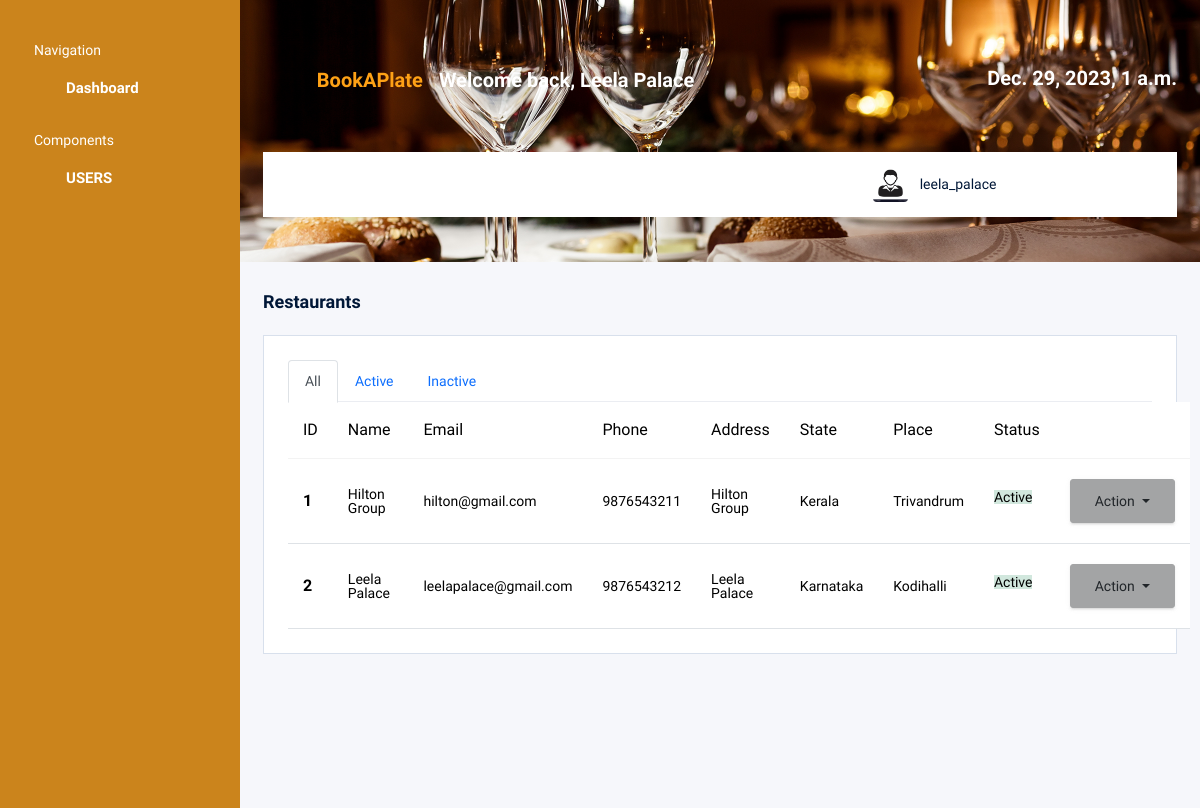
The app's page /admin_user/restaurant_list/ (signed in), older data.
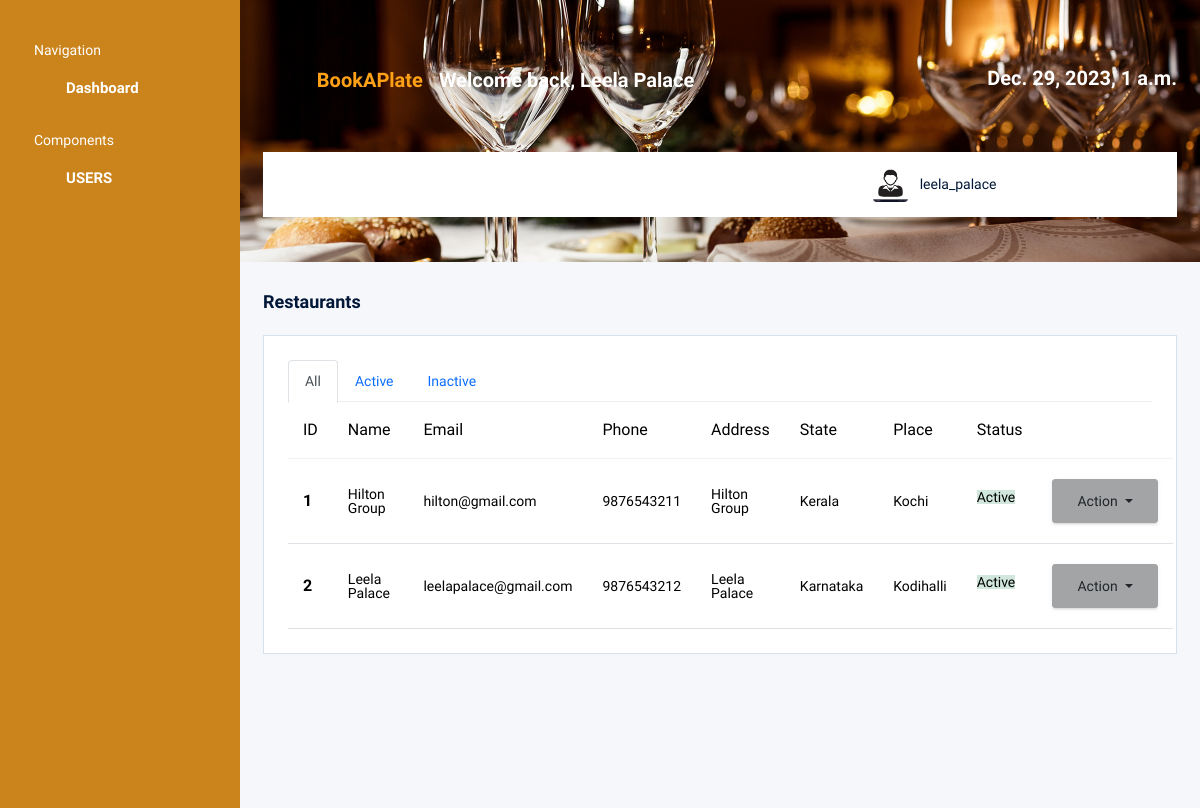
The same page, newer data.
### admin_workbench/models.py (models this page shows)
class Restaurant(models.Model):
    restaurant_id = models.AutoField(primary_key=True)
    phone = models.CharField(max_length=13, unique=True)
    address = models.CharField(max_length=100)
    place = models.CharField(max_length=100)
    STATES_CHOICES = [
    ('','Select State'),
    ('Andhra Pradesh', 'Andhra Pradesh'),
    ('Arunachal Pradesh', 'Arunachal Pradesh'),
    ('Assam', 'Assam'),
    ('Bihar', 'Bihar'),
    ('Chhattisgarh', 'Chhattisgarh'),
    ('Goa', 'Goa'),
    ('Gujarat', 'Gujarat'),
    ('Haryana', 'Haryana'),
    ('Himachal Pradesh', 'Himachal Pradesh'),
    ('Jharkhand', 'Jharkhand'),
    ('Karnataka', 'Karnataka'),
    ('Kerala', 'Kerala'),
    ('Madhya Pradesh', 'Madhya Pradesh'),
    ('Maharashtra', 'Maharashtra'),
    ('Manipur', 'Manipur'),
    ('Meghalaya', 'Meghalaya'),
    ('Mizoram', 'Mizoram'),
    ('Nagaland', 'Nagaland'),
    ('Odisha', 'Odisha'),
    ('Punjab', 'Punjab'),
    ('Rajasthan', 'Rajasthan'),
    ('Sikkim', 'Sikkim'),
    ('Tamil Nadu', 'Tamil Nadu'),
    ('Telangana', 'Telangana'),
    ('Tripura', 'Tripura'),
    ('Uttar Pradesh', 'Uttar Pradesh'),
    ('Uttarakhand', 'Uttarakhand'),
    ('West Bengal', 'West Bengal')
]
    state = models.CharField(max_length=100, choices=STATES_CHOICES, default='Kerala')
    status = models.CharField(max_length=10, default='Inactive')
    profile_photo = models.ImageField(upload_to='restaurant_profile/', null=True)
    pancard = models.ImageField(upload_to='business_pan/', null=True)
    description = models.TextField()
    fssai_registration_number = models.DecimalField(max_digits=14, unique=True, decimal_places=0)
    license_number = models.CharField(max_length=100, unique=True)
    user = models.OneToOneField(User, on_delete=models.CASCADE)

### admin_workbench/views.py (the view)
# urls.py: path('restaurant_list/',RestaurantListView,name='restaurant_list'),
@login_required
def RestaurantListView(request):
    logged_user=request.user
    restaurants= Restaurant.objects.all()
    active_restaurants=Restaurant.objects.filter(status='Active')
    inactive_restaurants= Restaurant.objects.filter(status='Inactive')
    context= {
        'restaurants': restaurants,
        'active_restaurants': active_restaurants,
        'inactive_restaurants': inactive_restaurants,
        'today':datetime.now(),
        'logged_user':logged_user,
    }
    return render(request,'admin_workbench/restaurant_list.html',context)

### admin_workbench/templates/admin_workbench/restaurant_list.html (shortened to what this page needs)
{% extends 'admin_workbench/base.html'%}
{% block content %}
<div class="content-wrapper">
          <div class="row">
            <div class="col-md-12 grid-margin">
              <h5 class="card-title fw-semibold mb-4">Restaurants</h5>
              <div class="card">
                <div class="card-body p-4">
                  <ul class="nav nav-tabs" id="myTab" role="tablist">
  <li class="nav-item" role="presentation">
    <button class="nav-link active" id="all-tab" data-bs-toggle="tab" data-bs-target="#all" type="button" role="tab" aria-controls="all" aria-selected="true">All</button>
  </li>
  <li class="nav-item" role="presentation">
    <button class="nav-link" id="active-tab" data-bs-toggle="tab" data-bs-target="#profile" type="button" role="tab" aria-controls="profile" aria-selected="false">Active</button>
  </li>
  <li class="nav-item" role="presentation">
    <button class="nav-link" id="inactive-tab" data-bs-toggle="tab" data-bs-target="#inactive" type="button" role="tab" aria-controls="inactive" aria-selected="false">Inactive</button>
  </li>
</ul>
<div class="tab-content" id="myTabContent">
  <div class="tab-pane fade show active" id="all" role="tabpanel" aria-labelledby="all-tab">
    <div class="table-responsive-sm">
    <table class="table table-hover ">
    <thead>
    <tr>
      <th scope="col">ID</th>
      <th scope="col">Name</th>
      <th scope="col">Email</th>
      <th scope="col">Phone</th>
      <th scope="col">Address</th>
      <th scope="col">State</th>
      <th scope="col">Place</th>
      <th scope="col">Status</th>
      <th scope="col"></th>
    </tr>
  </thead>
  <tbody>
    {% if restaurants %}
    {% for restaurant in restaurants %}
    <tr>
      <th scope="row">{{ restaurant.restaurant_id }}</th>
      <td>{{restaurant.user.first_name}}&nbsp;{{restaurant.user.last_name}}</td>
      <td>{{restaurant.user.email}}</td>
      <td>{{restaurant.phone}}</td>
      <td>{{restaurant.address}}</td>
      <td>{{restaurant.state}}</td>
      <td>{{restaurant.place}}</td>
      {% if restaurant.status == 'Active' %}
        <td><label class="bg bg-success-subtle">{{restaurant.status}}</label></td>
      {% else %}
        <td><label class="bg bg-danger-subtle">{{restaurant.status}}</label></td>
      {% endif %}
      <td> <div class="btn-group">
  <button type="button" class="btn btn-secondary dropdown-toggle" data-bs-toggle="dropdown" aria-expanded="false">
   Action
  </button>
</div></td>
    </tr>
    {% endfor %}
    {% else %}
      <tr>
        <th scope="row" colspan="9" class="text-center"><p>No records to display</p></th>
      </tr>
      {% endif %}
  </tbody>
</table></div>
</div>
</div>
                </div>
              </div>
            </div>
          </div>
        </div>
{% endblock %}

Row changes from the older to the newer data that the page shows:
changed Restaurant "Hilton Group": place "Trivandrum" → "Kochi"
